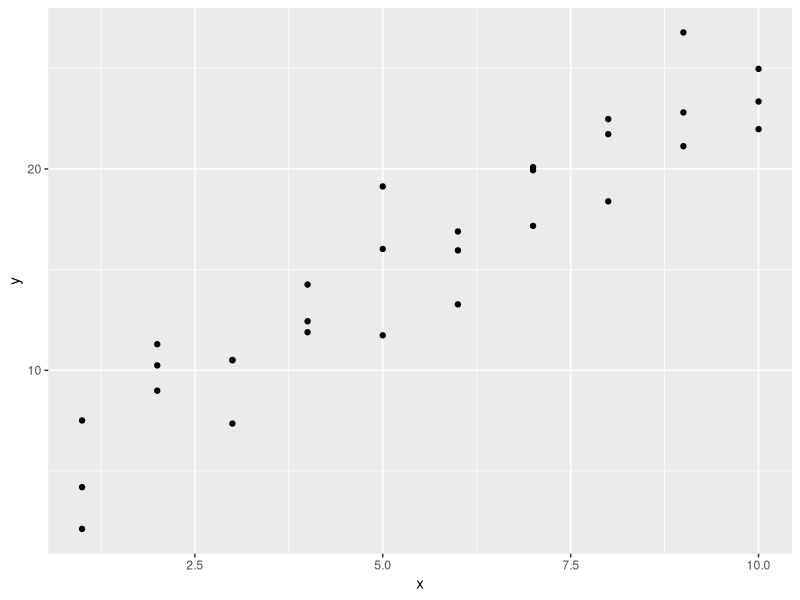
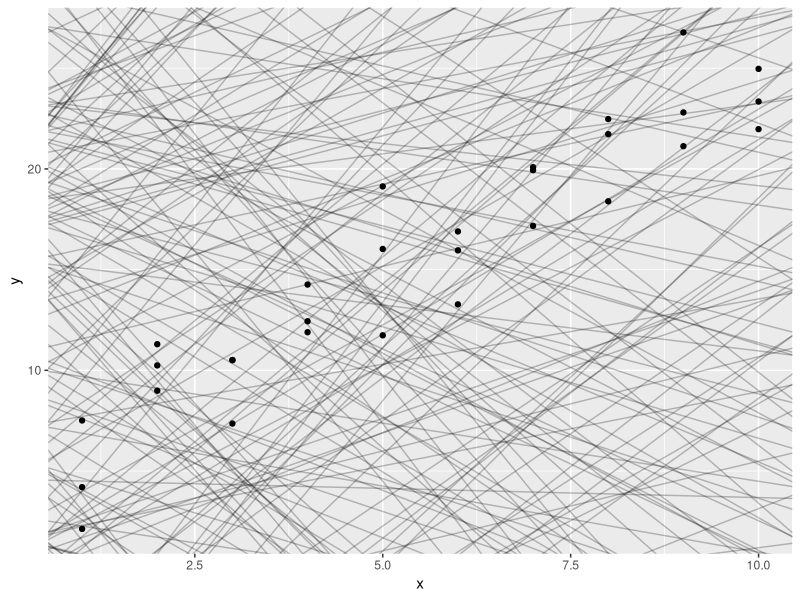
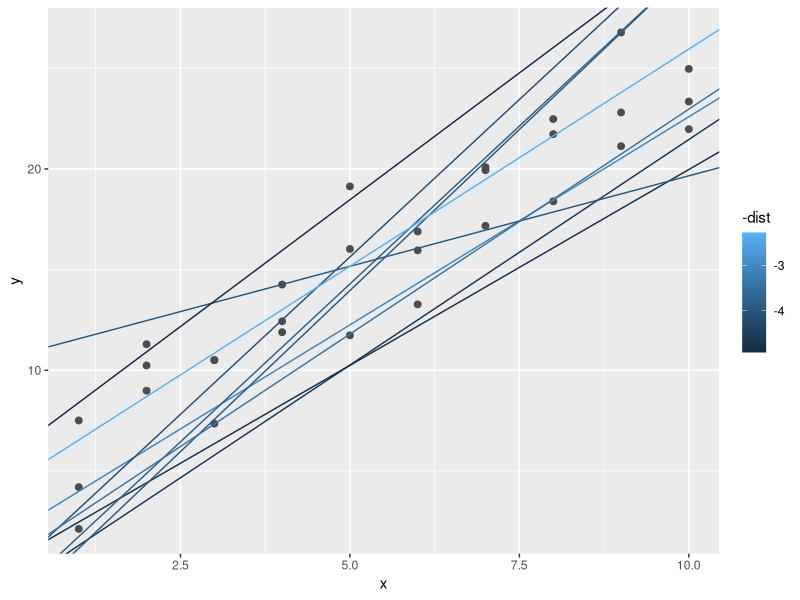

Recreate these plots in R, in order.
## from Chapter 23 of R for Data Science
## Model Basics

library(modelr)   ## includes sim1 data set
options(na.action = na.warn)

# EDA tools
library(tidyverse)


## another way to generate a sim data set, linear with wiggles...
## simple, used to help understand basics of modeling...

true_model <- function(x) {
  1 + 2*x + rnorm(length(x), sd=2.5)
}

sim <- data_frame(x = seq(0,10,length = 20),
                 y = true_model(x)
)

##########################################

## how are x and y related?
ggplot(sim1, aes(x, y)) + geom_point()

## using a linear model, generate a bunch (250) of models 
## and overlay them on the data.
## y = a_1 * x + a_2 

models <- tibble(
  a1 = runif(250, -20, 40),   ## y-intercept
  a2 = runif(250, -5, 5)      ## slope
)

ggplot(sim1, aes(x, y)) + 
  geom_abline(aes(intercept = a1, slope = a2), data = models, alpha = 1/4) +
  geom_point() 

## how do we find the "good" models?
## minimize the distance from the data to the line...

## To compute the distance, first turn the model family into an R function.
## This takes the model parameters and the data as inputs, and gives values
## predicted by the model as output.

model1 <- function(a, data) {
  a[1] + data$x*a[2]
}

model1(c(7, 1.5), sim1)


## this is 30 distances; how do we collapse that into a single number??
## RMS deviation !

measure_distance <- function(mod, data) {
  diff <- data$y - model1(mod,data)
  sqrt(mean(diff^2))
}

measure_distance(c(7,1.5), sim1)  ## 2.67

## Now we can use purrr to compute the distance for all 250 models.
## We need a helper function because our distance function expects
## the model as a numeric vector of length two.

sim1_dist <- function(a1,a2) {
  measure_distance(c(a1,a2), sim1)
}


models <- models %>% mutate(dist = purrr::map2_dbl(a1,a2, sim1_dist))
models

## Let's overlay the 10 best models on the data
## colored by -dist (easy way to make sure the best models/smallest dist)
## get the brightest colors...

ggplot(sim1, aes(x,y)) +
         geom_point(size = 2, color = 'grey30') +
         geom_abline(
           aes(intercept = a1, slope = a2, color = -dist),
               data = filter(models ,rank(dist) <= 10)
)

## We can also think about these models as observations,and visualizing
## with a scatterplot of a1 vs a2, again colored by distance.